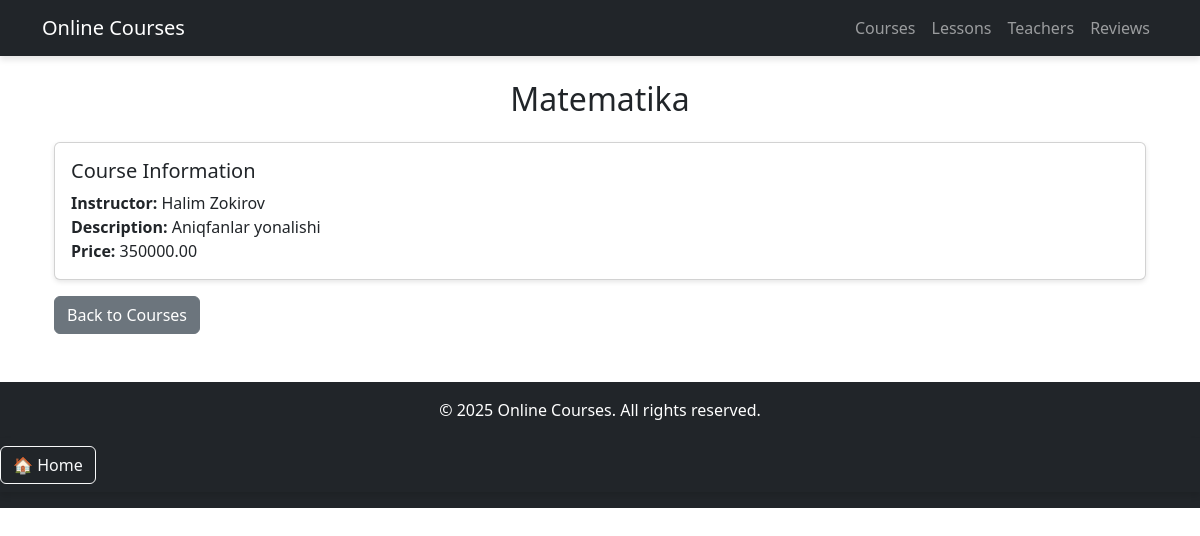
The page /courses/1/ on the database its author committed.
### librarys/models.py (models this page shows, shortened)
class Course(models.Model):
    title = models.CharField(max_length=255)
    description = models.TextField()
    teacher = models.ForeignKey(Teacher, on_delete=models.CASCADE)
    price = models.DecimalField(decimal_places=2, max_digits=10, default=0)
    created_at = models.DateTimeField(auto_now_add=True)

class Teacher(models.Model):
    first_name = models.CharField(max_length=50)  # Ism
    last_name = models.CharField(max_length=50)  # Familya
    bio = models.TextField(blank=True)
    experience = models.IntegerField(default=0)
    def __str__(self):
        return f"{self.first_name} {self.last_name}"

### librarys/views.py (the view)
# urls.py: path('courses/<int:pk>/',courses_view,name='course-view'),
def courses_view(request,pk):
    forms = Course.objects.get(pk=pk)
    return render(request, 'library/course.html', {'forms':forms})

### librarys/templates/library/course.html (shortened to what this page needs)
{% extends "library/base.html" %}
{% block content %}
<div class="container mt-4">
    <h2 class="text-center">{{ forms.title }}</h2>
    <div class="card mt-4">
        <div class="card-body">
            <h5 class="card-title">Course Information</h5>
            <p class="card-text">
                <strong>Instructor:</strong> {{ forms.teacher }}<br>
                <strong>Description:</strong> {{ forms.description }}<br>
                <strong>Price:</strong> {{ forms.price }}
            </p>
        </div>
    </div>
    <a href="{% url 'course-list' %}" class="btn btn-secondary mt-3">Back to Courses</a>
</div>
{% endblock %}

### librarys/static/css/style.css (style rules this page uses)
body { background-color: #f8f9fa; font-family: Arial, sans-serif; }
.container { max-width: 900px; margin: auto; }
.btn { border-radius: 5px; padding: 10px 20px; }
.card { border-radius: 10px; box-shadow: 0 2px 5px rgba(0, 0, 0, 0.1); }
.card-body { padding: 20px; }

### rows shown on the page
Course: title "Matematika", teacher "Halim Zokirov", description "Aniqfanlar yonalishi", price "350000.00"
